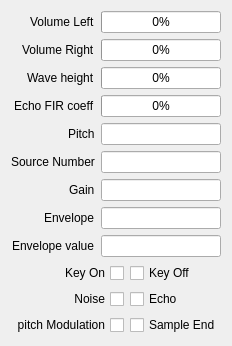
          <widget class="QWidget" name="Channel8">
           <attribute name="title">
            <string>8</string>
           </attribute>
           <layout class="QGridLayout" name="gridLayout_13">
            <item row="0" column="0">
             <layout class="QFormLayout" name="formLayout_12">
              <property name="fieldGrowthPolicy">
               <enum>QFormLayout::ExpandingFieldsGrow</enum>
              </property>
              <property name="rowWrapPolicy">
               <enum>QFormLayout::DontWrapRows</enum>
              </property>
              <property name="labelAlignment">
               <set>Qt::AlignRight|Qt::AlignTrailing|Qt::AlignVCenter</set>
              </property>
              <property name="formAlignment">
               <set>Qt::AlignHCenter|Qt::AlignTop</set>
              </property>
              <item row="0" column="0">
               <widget class="QLabel" name="VolumeLlabel_8">
                <property name="text">
                 <string>Volume Left</string>
                </property>
               </widget>
              </item>
              <item row="0" column="1">
               <widget class="QProgressBar" name="VolumeLprogressBar_8">
                <property name="value">
                 <number>0</number>
                </property>
               </widget>
              </item>
              <item row="1" column="0">
               <widget class="QLabel" name="VolumeRlabel_8">
                <property name="text">
                 <string>Volume Right</string>
                </property>
               </widget>
              </item>
              <item row="1" column="1">
               <widget class="QProgressBar" name="VolumeRprogressBar_8">
                <property name="value">
                 <number>0</number>
                </property>
               </widget>
              </item>
              <item row="2" column="0">
               <widget class="QLabel" name="WaveHeightlabel_8">
                <property name="text">
                 <string>Wave height</string>
                </property>
               </widget>
              </item>
              <item row="2" column="1">
               <widget class="QProgressBar" name="WaveHeightprogressBar_8">
                <property name="value">
                 <number>0</number>
                </property>
               </widget>
              </item>
              <item row="3" column="0">
               <widget class="QLabel" name="EchoFIRCoefflabel_8">
                <property name="text">
                 <string>Echo FIR coeff</string>
                </property>
               </widget>
              </item>
              <item row="3" column="1">
               <widget class="QProgressBar" name="EchoFIRCoeffprogressBar_8">
                <property name="value">
                 <number>0</number>
                </property>
               </widget>
              </item>
              <item row="4" column="0">
               <widget class="QLabel" name="Pitchlabel_8">
                <property name="text">
                 <string>Pitch</string>
                </property>
               </widget>
              </item>
              <item row="4" column="1">
               <widget class="QLineEdit" name="PitchlineEdit_8"/>
              </item>
              <item row="5" column="0">
               <widget class="QLabel" name="sourceNumberLabel_8">
                <property name="text">
                 <string>Source Number</string>
                </property>
               </widget>
              </item>
              <item row="5" column="1">
               <widget class="QLineEdit" name="sourceNumberLineEdit_8"/>
              </item>
              <item row="6" column="0">
               <widget class="QLabel" name="Gainlabel_8">
                <property name="text">
                 <string>Gain</string>
                </property>
               </widget>
              </item>
              <item row="6" column="1">
               <widget class="QLineEdit" name="GainlineEdit_8"/>
              </item>
              <item row="7" column="0">
               <widget class="QLabel" name="Envelopelabel_8">
                <property name="text">
                 <string>Envelope</string>
                </property>
               </widget>
              </item>
              <item row="7" column="1">
               <widget class="QLineEdit" name="EnvelopelineEdit_8"/>
              </item>
              <item row="8" column="0">
               <widget class="QLabel" name="EnvelopeValueLabel_8">
                <property name="text">
                 <string>Envelope value</string>
                </property>
               </widget>
              </item>
              <item row="8" column="1">
               <widget class="QLineEdit" name="EnvelopeValueLineEdit_8"/>
              </item>
              <item row="9" column="0" colspan="2">
               <layout class="QGridLayout" name="ChannelRegisters_8">
                <item row="0" column="0">
                 <widget class="QCheckBox" name="KeyOncheckBox_8">
                  <property name="layoutDirection">
                   <enum>Qt::RightToLeft</enum>
                  </property>
                  <property name="text">
                   <string>Key On</string>
                  </property>
                 </widget>
                </item>
                <item row="0" column="1">
                 <widget class="QCheckBox" name="KeyOffcheckBox_8">
                  <property name="text">
                   <string>Key Off</string>
                  </property>
                 </widget>
                </item>
                <item row="1" column="0">
                 <widget class="QCheckBox" name="NoisecheckBox_8">
                  <property name="layoutDirection">
                   <enum>Qt::RightToLeft</enum>
                  </property>
                  <property name="text">
                   <string>Noise</string>
                  </property>
                 </widget>
                </item>
                <item row="1" column="1">
                 <widget class="QCheckBox" name="EchocheckBox_8">
                  <property name="text">
                   <string>Echo</string>
                  </property>
                 </widget>
                </item>
                <item row="2" column="0">
                 <widget class="QCheckBox" name="PitchModulationcheckBox_8">
                  <property name="layoutDirection">
                   <enum>Qt::RightToLeft</enum>
                  </property>
                  <property name="text">
                   <string>pitch Modulation</string>
                  </property>
                 </widget>
                </item>
                <item row="2" column="1">
                 <widget class="QCheckBox" name="SampleEndcheckBox_8">
                  <property name="text">
                   <string>Sample End</string>
                  </property>
                 </widget>
                </item>
               </layout>
              </item>
             </layout>
            </item>
           </layout>
          </widget>
